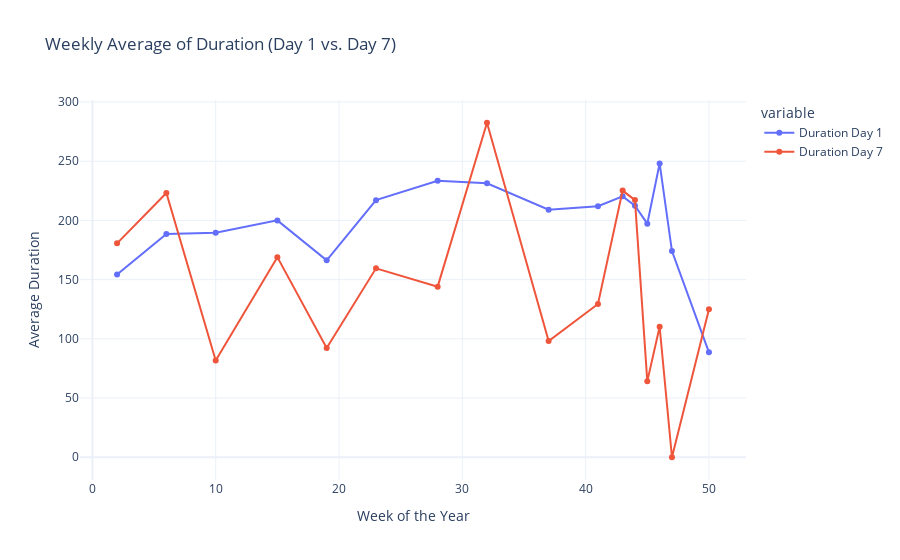

This figure's notebook cell:
### Code cell
fig2 = px.line(weekly_averages, x='Week', y=['Duration Day 1', 'Duration Day 7'], markers=True,
               labels={'value': 'Average Duration'}, title='Weekly Average of Duration (Day 1 vs. Day 7)')
fig2.update_xaxes(title='Week of the Year')
fig2.update_yaxes(title='Average Duration')

fig2.show()

### Figure 1 — Plotly figure (JSON) as saved in the notebook; plotly's stock layout.template omitted (floating-point values rounded to 4 significant figures)
{"data": [{"hovertemplate": "variable=Duration Day 1<br>Week=%{x}<br>Average Duration=%{y}<extra></extra>", "legendgroup": "Duration Day 1", "line": {"color": "#636efa", "dash": "solid"}, "marker": {"symbol": "circle"}, "mode": "lines+markers", "name": "Duration Day 1", "orientation": "v", "showlegend": true, "type": "scatter", "x": [2, 6, 10, 15, 19, 23, 28, 32, 37, 41, 43, 44, 45, 46, 47, 50], "xaxis": "x", "y": [154.3, 188.5, 189.7, 200.0, 166.3, 217.1, 233.6, 231.4, 209.1, 211.9, 220.3, 212.4, 197.3, 248.1, 174.2, 88.64], "yaxis": "y"}, {"hovertemplate": "variable=Duration Day 7<br>Week=%{x}<br>Average Duration=%{y}<extra></extra>", "legendgroup": "Duration Day 7", "line": {"color": "#EF553B", "dash": "solid"}, "marker": {"symbol": "circle"}, "mode": "lines+markers", "name": "Duration Day 7", "orientation": "v", "showlegend": true, "type": "scatter", "x": [2, 6, 10, 15, 19, 23, 28, 32, 37, 41, 43, 44, 45, 46, 47, 50], "xaxis": "x", "y": [180.7, 223.1, 81.71, 169, 92.2, 159.5, 144.1, 282.5, 98.1, 129.5, 225.2, 217.2, 64.08, 110.2, 0, 124.9], "yaxis": "y"}], "layout": {"legend": {"title": {"text": "variable"}, "tracegroupgap": 0}, "title": {"text": "Weekly Average of Duration (Day 1 vs. Day 7)"}, "xaxis": {"anchor": "y", "domain": [0, 1], "title": {"text": "Week of the Year"}}, "yaxis": {"anchor": "x", "domain": [0, 1], "title": {"text": "Average Duration"}}}}
